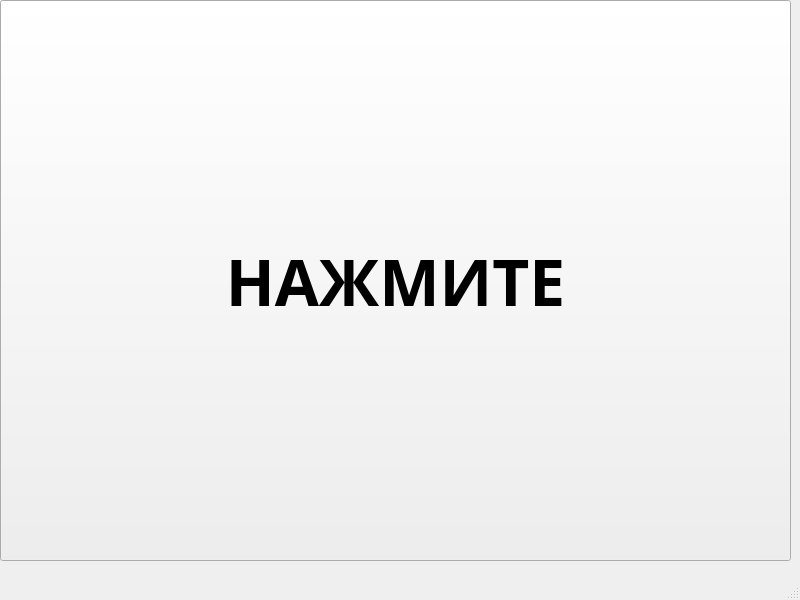
<?xml version="1.0" encoding="UTF-8"?>
<ui version="4.0">
 <class>MainWindow</class>
 <widget class="QMainWindow" name="MainWindow">
  <property name="geometry">
   <rect>
    <x>0</x>
    <y>0</y>
    <width>800</width>
    <height>600</height>
   </rect>
  </property>
  <property name="windowTitle">
   <string>MainWindow</string>
  </property>
  <widget class="QWidget" name="centralwidget">
   <widget class="QPushButton" name="pushButton">
    <property name="geometry">
     <rect>
      <x>0</x>
      <y>0</y>
      <width>791</width>
      <height>561</height>
     </rect>
    </property>
    <property name="font">
     <font>
      <family>Segoe UI Variable Display</family>
      <pointsize>48</pointsize>
      <weight>75</weight>
      <bold>true</bold>
     </font>
    </property>
    <property name="text">
     <string>НАЖМИТЕ</string>
    </property>
   </widget>
  </widget>
  <widget class="QMenuBar" name="menubar">
   <property name="geometry">
    <rect>
     <x>0</x>
     <y>0</y>
     <width>800</width>
     <height>21</height>
    </rect>
   </property>
  </widget>
  <widget class="QStatusBar" name="statusbar"/>
 </widget>
 <resources/>
 <connections/>
</ui>
